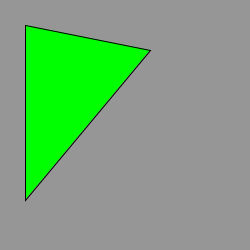
Frame 1 (no input)
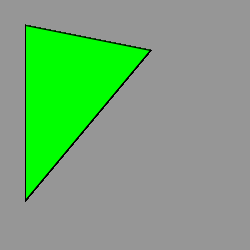
Frame 60 (the mouse pressed at the canvas centre just before this capture)
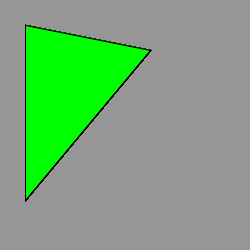
Frame 120 (the mouse held since frame 60 and released just before this capture)

The Processing sketch that drew these frames (run headless with seeded random() and noise(); from frame 60 on, the mouse is pressed at the canvas centre):

// Processing sketch: fig_2_9
// ── fig_2_9.pde
void setup()
{ 
  size(250, 250); 
  background(150);
}

void draw()
{
  fill(0, 255, 0); 
  triangle(25, 25, 150, 50, 25, 200);
}
